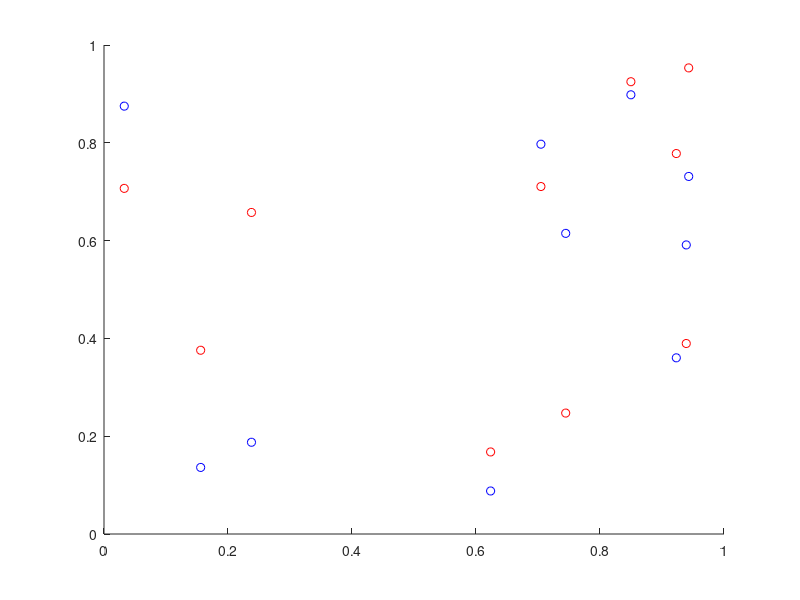

Write the MATLAB code that produced this figure.
% close all
% 
% x = lognrnd(log(10^-6), .1, 1000000, 1);
% for i = 1:length(x)
%     x(i) = LogNormal(10^-6, 1.2);
% end
% mean(x)
% mode(x)
% 
% histogram(x);
% xline(mean(x), color='r', LineWidth=2)
% xlim([0 10^-5])
% 
% function samples = LogNormal(target_mode, sigma)
%     % Calculate the underlying normal mean (mu) based on the target mode
%     mu_normal = log(target_mode) + (sigma^2);
% 
%     % Generate using standard normal (randn), scale, shift, and exponentiate
%     samples = exp(mu_normal + sigma * randn());
% end

x = rand(10, 1);
y = rand(10, 1);
z = rand(10, 1);

figure
scatter(x, y, 'r'); hold on
scatter(x, z, 'b');
